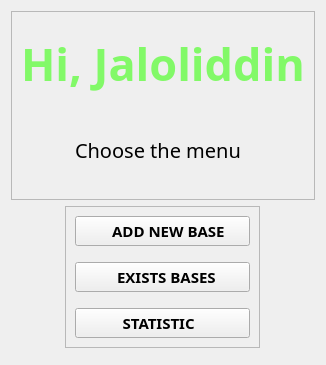
            <widget class="QWidget" name="main_null_widget">
             <property name="sizePolicy">
              <sizepolicy hsizetype="Expanding" vsizetype="Expanding">
               <horstretch>0</horstretch>
               <verstretch>0</verstretch>
              </sizepolicy>
             </property>
             <layout class="QVBoxLayout" name="verticalLayout_10">
              <item alignment="Qt::AlignHCenter">
               <widget class="QFrame" name="frame_7">
                <property name="frameShape">
                 <enum>QFrame::StyledPanel</enum>
                </property>
                <property name="frameShadow">
                 <enum>QFrame::Raised</enum>
                </property>
                <layout class="QGridLayout" name="gridLayout_3">
                 <property name="topMargin">
                  <number>20</number>
                 </property>
                 <property name="horizontalSpacing">
                  <number>0</number>
                 </property>
                 <property name="verticalSpacing">
                  <number>15</number>
                 </property>
                 <item row="1" column="0" alignment="Qt::AlignRight">
                  <widget class="QLabel" name="label_21">
                   <property name="sizePolicy">
                    <sizepolicy hsizetype="Ignored" vsizetype="Preferred">
                     <horstretch>0</horstretch>
                     <verstretch>0</verstretch>
                    </sizepolicy>
                   </property>
                   <property name="minimumSize">
                    <size>
                     <width>200</width>
                     <height>80</height>
                    </size>
                   </property>
                   <property name="font">
                    <font>
                     <family>Vani</family>
                     <pointsize>15</pointsize>
                    </font>
                   </property>
                   <property name="text">
                    <string>Choose the menu</string>
                   </property>
                  </widget>
                 </item>
                 <item row="1" column="1">
                  <widget class="QLabel" name="label_22">
                   <property name="sizePolicy">
                    <sizepolicy hsizetype="Ignored" vsizetype="Preferred">
                     <horstretch>0</horstretch>
                     <verstretch>0</verstretch>
                    </sizepolicy>
                   </property>
                   <property name="minimumSize">
                    <size>
                     <width>30</width>
                     <height>30</height>
                    </size>
                   </property>
                   <property name="maximumSize">
                    <size>
                     <width>30</width>
                     <height>30</height>
                    </size>
                   </property>
                   <property name="text">
                    <string/>
                   </property>
                   <property name="pixmap">
                    <pixmap resource="resource.qrc">:/icons/icons/arrow-down-circle.svg</pixmap>
                   </property>
                  </widget>
                 </item>
                 <item row="0" column="0" colspan="2">
                  <widget class="QLabel" name="label_20">
                   <property name="font">
                    <font>
                     <family>Modern No. 20</family>
                     <pointsize>34</pointsize>
                     <weight>75</weight>
                     <bold>true</bold>
                    </font>
                   </property>
                   <property name="styleSheet">
                    <string notr="true">color: rgba(60, 255, 16, 155);</string>
                   </property>
                   <property name="text">
                    <string>Hi, Jaloliddin</string>
                   </property>
                  </widget>
                 </item>
                </layout>
               </widget>
              </item>
              <item alignment="Qt::AlignHCenter|Qt::AlignTop">
               <widget class="QFrame" name="frame_6">
                <property name="sizePolicy">
                 <sizepolicy hsizetype="Expanding" vsizetype="MinimumExpanding">
                  <horstretch>0</horstretch>
                  <verstretch>0</verstretch>
                 </sizepolicy>
                </property>
                <property name="styleSheet">
                 <string notr="true">QPushButton:hover{
	color: qlineargradient(spread:pad, x1:0, y1:1, x2:1, y2:1, stop:0 rgba(230, 0, 0, 205), stop:1 rgba(13, 189, 0, 244));
background-color: qlineargradient(spread:pad, x1:0, y1:1, x2:1, y2:0.926, stop:0 rgba(0, 241, 0, 18), stop:1 rgba(0, 255, 255, 21));

padding-right:4px;
padding-bottom:3px;
}
QPushButton:pressed{
	color: qlineargradient(spread:pad, x1:0, y1:1, x2:1, y2:1, stop:0 rgba(230, 0, 0, 205), stop:1 rgba(13, 189, 0, 244));
/*	background-color: qlineargradient(spread:pad, x1:0, y1:1, x2:1, y2:0.926, stop:0 rgba(0, 241, 0, 38), stop:1 rgba(0, 255, 255, 41));
*/
padding-left:3px;
padding-top:2px;
}</string>
                </property>
                <property name="frameShape">
                 <enum>QFrame::StyledPanel</enum>
                </property>
                <property name="frameShadow">
                 <enum>QFrame::Raised</enum>
                </property>
                <layout class="QVBoxLayout" name="verticalLayout_12">
                 <property name="spacing">
                  <number>16</number>
                 </property>
                 <item>
                  <widget class="QPushButton" name="add_new_base_btn_2">
                   <property name="minimumSize">
                    <size>
                     <width>175</width>
                     <height>30</height>
                    </size>
                   </property>
                   <property name="font">
                    <font>
                     <family>Narkisim</family>
                     <pointsize>11</pointsize>
                     <weight>75</weight>
                     <bold>true</bold>
                    </font>
                   </property>
                   <property name="cursor">
                    <cursorShape>PointingHandCursor</cursorShape>
                   </property>
                   <property name="text">
                    <string>    ADD NEW BASE </string>
                   </property>
                   <property name="icon">
                    <iconset resource="resource.qrc">
                     <normaloff>:/icons/icons/file-plus.svg</normaloff>:/icons/icons/file-plus.svg</iconset>
                   </property>
                   <property name="iconSize">
                    <size>
                     <width>24</width>
                     <height>24</height>
                    </size>
                   </property>
                  </widget>
                 </item>
                 <item>
                  <widget class="QPushButton" name="exists_bases_btn_2">
                   <property name="enabled">
                    <bool>true</bool>
                   </property>
                   <property name="sizePolicy">
                    <sizepolicy hsizetype="Expanding" vsizetype="Fixed">
                     <horstretch>0</horstretch>
                     <verstretch>0</verstretch>
                    </sizepolicy>
                   </property>
                   <property name="minimumSize">
                    <size>
                     <width>175</width>
                     <height>30</height>
                    </size>
                   </property>
                   <property name="sizeIncrement">
                    <size>
                     <width>0</width>
                     <height>0</height>
                    </size>
                   </property>
                   <property name="font">
                    <font>
                     <family>Narkisim</family>
                     <pointsize>11</pointsize>
                     <weight>75</weight>
                     <italic>false</italic>
                     <bold>true</bold>
                    </font>
                   </property>
                   <property name="cursor">
                    <cursorShape>PointingHandCursor</cursorShape>
                   </property>
                   <property name="text">
                    <string>     EXISTS BASES   </string>
                   </property>
                   <property name="icon">
                    <iconset resource="resource.qrc">
                     <normaloff>:/icons/icons/database.svg</normaloff>:/icons/icons/database.svg</iconset>
                   </property>
                   <property name="iconSize">
                    <size>
                     <width>24</width>
                     <height>24</height>
                    </size>
                   </property>
                  </widget>
                 </item>
                 <item>
                  <widget class="QPushButton" name="base_statistic_btn_2">
                   <property name="minimumSize">
                    <size>
                     <width>175</width>
                     <height>30</height>
                    </size>
                   </property>
                   <property name="font">
                    <font>
                     <family>Narkisim</family>
                     <pointsize>11</pointsize>
                     <weight>75</weight>
                     <bold>true</bold>
                    </font>
                   </property>
                   <property name="cursor">
                    <cursorShape>PointingHandCursor</cursorShape>
                   </property>
                   <property name="text">
                    <string>      STATISTIC        </string>
                   </property>
                   <property name="icon">
                    <iconset resource="resource.qrc">
                     <normaloff>:/icons/icons/activity.svg</normaloff>:/icons/icons/activity.svg</iconset>
                   </property>
                   <property name="iconSize">
                    <size>
                     <width>24</width>
                     <height>24</height>
                    </size>
                   </property>
                  </widget>
                 </item>
                </layout>
               </widget>
              </item>
              <item>
               <widget class="QFrame" name="frame_8">
                <property name="frameShape">
                 <enum>QFrame::StyledPanel</enum>
                </property>
                <property name="frameShadow">
                 <enum>QFrame::Raised</enum>
                </property>
               </widget>
              </item>
             </layout>
            </widget>
